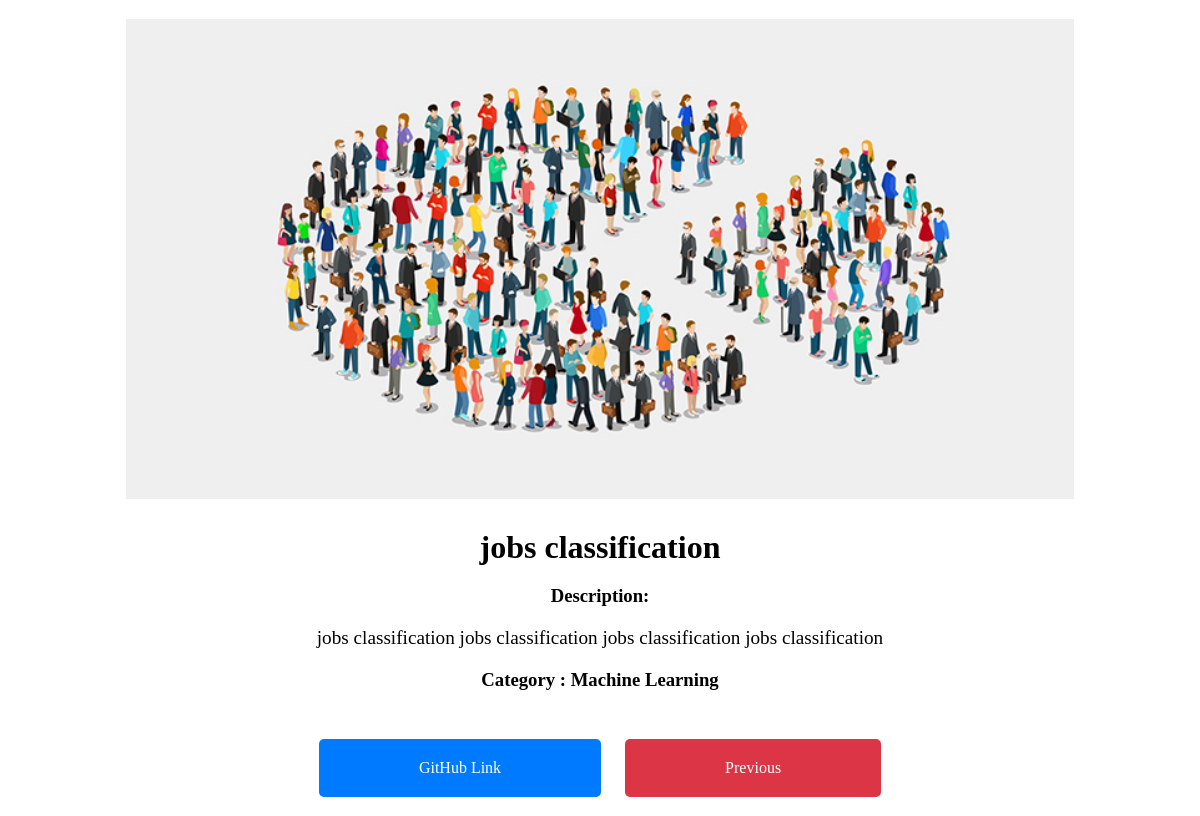
/portfolio/1, run on an earlier commit of the app's database.
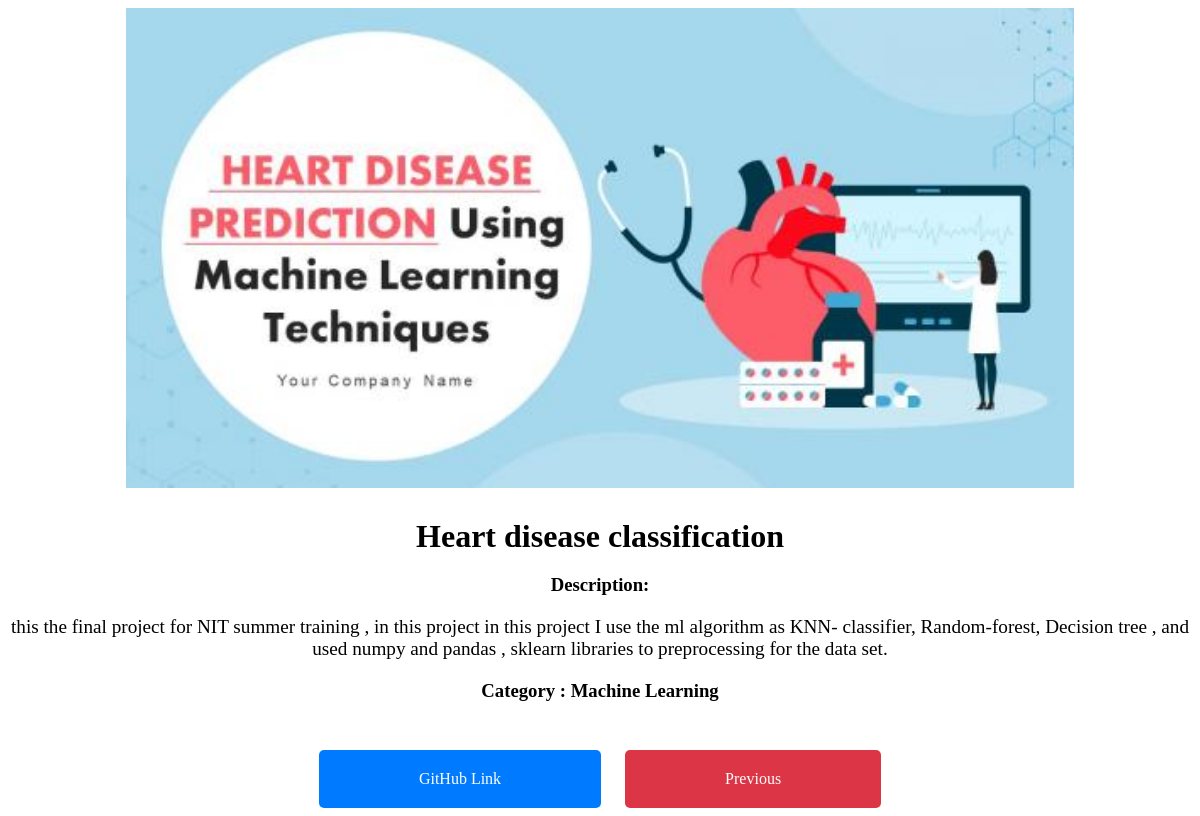
And on a later commit of the database.
### portfolio/models.py (models this page shows, shortened)
class Job(models.Model):
    title = models.CharField(max_length=100)
    description = models.TextField()
    category = models.ForeignKey('Category',on_delete= models.CASCADE)
    image = models.ImageField(upload_to='portfolio/')
    github = models.URLField()
    slug = models.SlugField(blank=True, null=True)

class Category(models.Model):
    name = models.CharField(max_length=25)
    def __str__(self):
        return self.name

### portfolio/views.py (the view)
# urls.py: path('<int:id>', views.job_detail, name='portfolio'),
def job_detail(request,id):
    job_detail = Job.objects.get(id=id)
    return render(request, 'portfolio/job_detail.html',context={'job_detail' : job_detail})

### portfolio/templates/portfolio/job_detail.html (shortened to what this page needs)
<!DOCTYPE html>
{% load static %}
{% load bootstrap4 %}
<html>
<head>
</head>
<body>
    <div id="modal-{{ forloop.counter }}" class="popup-modal slider mfp-hide">
      <img src="{{ job_detail.image.url }}" alt="{{ job_detail.title }}" />
      <div class="description-box">
        <h2>{{ job_detail.title }}</h2>
        <h3>Description:</h3>
        <p>{{ job_detail.description }}</p>
        <div class="categories">
          <h3> Category : {{ job_detail.category }} </h3>
          </div>
      </div>
      <div class="link-box">
        <a href="{{ job_detail.github }}">GitHub Link</a>
        <a href="{% url 'portfolio:portfolio' %}" class="popup-modal-dismiss">Previous</a>
      </div>
    </div>
</body>
</html>

What changed in the data, as far as the page shows it:
changed Job "Machine Learning": image: a different picture; title "jobs classification" → "Heart disease classification"; description "jobs classification jobs classification jobs classification jobs classification" → "this the final project for NIT summer training , in this project in this project I use the ml algorithm as KNN- classifier, Random-forest, Decision tree , and used numpy and pandas , sklearn libraries to preprocessing for the data set."
